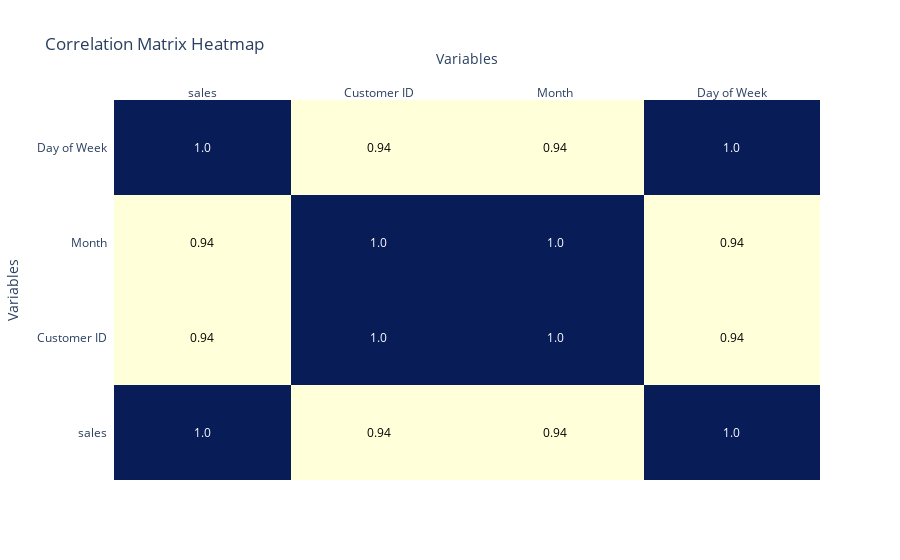

Here is the notebook cell this chart was saved with:
### Code cell
import pandas as pd
import plotly.express as px
import plotly.figure_factory as ff

# Sample DataFrame creation (Replace this with your actual data)
# Example data: You can customize this DataFrame with your actual data
data = {
    'sales': [100, 150, 200, 250, 300],
    'Customer ID': [1, 1, 2, 2, 3],
    'Month': [1, 1, 2, 2, 3],
    'Day of Week': [0, 1, 2, 3, 4]  # Assume 0=Monday, 1=Tuesday, ..., 6=Sunday
}
df = pd.DataFrame(data)

# Calculate the correlation matrix
corr = df.corr()

# Create the heatmap using Plotly
fig = ff.create_annotated_heatmap(z=corr.values,
                                    x=corr.columns.tolist(),
                                    y=corr.columns.tolist(),
                                    annotation_text=corr.round(2).values,  # Round correlation values for better readability
                                    colorscale='YlGnBu')

# Update layout for better appearance
fig.update_layout(title='Correlation Matrix Heatmap', 
                  xaxis_title='Variables', 
                  yaxis_title='Variables',
                  xaxis=dict(tickmode='linear'), 
                  yaxis=dict(tickmode='linear'))

# Show the heatmap
fig.show()

### Figure 1 — Plotly figure (JSON) as saved in the notebook; plotly's stock layout.template omitted (floating-point values rounded to 4 significant figures)
{"data": [{"colorscale": [[0, "rgb(255,255,217)"], [0.125, "rgb(237,248,177)"], [0.25, "rgb(199,233,180)"], [0.375, "rgb(127,205,187)"], [0.5, "rgb(65,182,196)"], [0.625, "rgb(29,145,192)"], [0.75, "rgb(34,94,168)"], [0.875, "rgb(37,52,148)"], [1, "rgb(8,29,88)"]], "reversescale": false, "showscale": false, "type": "heatmap", "x": ["sales", "Customer ID", "Month", "Day of Week"], "y": ["sales", "Customer ID", "Month", "Day of Week"], "z": [[1, 0.9449, 0.9449, 1], [0.9449, 1, 1, 0.9449], [0.9449, 1, 1, 0.9449], [1, 0.9449, 0.9449, 1]]}], "layout": {"annotations": [{"font": {"color": "#FFFFFF"}, "showarrow": false, "text": "1.0", "x": "sales", "xref": "x", "y": "sales", "yref": "y"}, {"font": {"color": "#000000"}, "showarrow": false, "text": "0.94", "x": "Customer ID", "xref": "x", "y": "sales", "yref": "y"}, {"font": {"color": "#000000"}, "showarrow": false, "text": "0.94", "x": "Month", "xref": "x", "y": "sales", "yref": "y"}, {"font": {"color": "#FFFFFF"}, "showarrow": false, "text": "1.0", "x": "Day of Week", "xref": "x", "y": "sales", "yref": "y"}, {"font": {"color": "#000000"}, "showarrow": false, "text": "0.94", "x": "sales", "xref": "x", "y": "Customer ID", "yref": "y"}, {"font": {"color": "#FFFFFF"}, "showarrow": false, "text": "1.0", "x": "Customer ID", "xref": "x", "y": "Customer ID", "yref": "y"}, {"font": {"color": "#FFFFFF"}, "showarrow": false, "text": "1.0", "x": "Month", "xref": "x", "y": "Customer ID", "yref": "y"}, {"font": {"color": "#000000"}, "showarrow": false, "text": "0.94", "x": "Day of Week", "xref": "x", "y": "Customer ID", "yref": "y"}, {"font": {"color": "#000000"}, "showarrow": false, "text": "0.94", "x": "sales", "xref": "x", "y": "Month", "yref": "y"}, {"font": {"color": "#FFFFFF"}, "showarrow": false, "text": "1.0", "x": "Customer ID", "xref": "x", "y": "Month", "yref": "y"}, {"font": {"color": "#FFFFFF"}, "showarrow": false, "text": "1.0", "x": "Month", "xref": "x", "y": "Month", "yref": "y"}, {"font": {"color": "#000000"}, "showarrow": false, "text": "0.94", "x": "Day of Week", "xref": "x", "y": "Month", "yref": "y"}, {"font": {"color": "#FFFFFF"}, "showarrow": false, "text": "1.0", "x": "sales", "xref": "x", "y": "Day of Week", "yref": "y"}, {"font": {"color": "#000000"}, "showarrow": false, "text": "0.94", "x": "Customer ID", "xref": "x", "y": "Day of Week", "yref": "y"}, {"font": {"color": "#000000"}, "showarrow": false, "text": "0.94", "x": "Month", "xref": "x", "y": "Day of Week", "yref": "y"}, {"font": {"color": "#FFFFFF"}, "showarrow": false, "text": "1.0", "x": "Day of Week", "xref": "x", "y": "Day of Week", "yref": "y"}], "title": {"text": "Correlation Matrix Heatmap"}, "xaxis": {"dtick": 1, "gridcolor": "rgb(0, 0, 0)", "side": "top", "tickmode": "linear", "ticks": "", "title": {"text": "Variables"}}, "yaxis": {"dtick": 1, "tickmode": "linear", "ticks": "", "ticksuffix": "  ", "title": {"text": "Variables"}}}}
